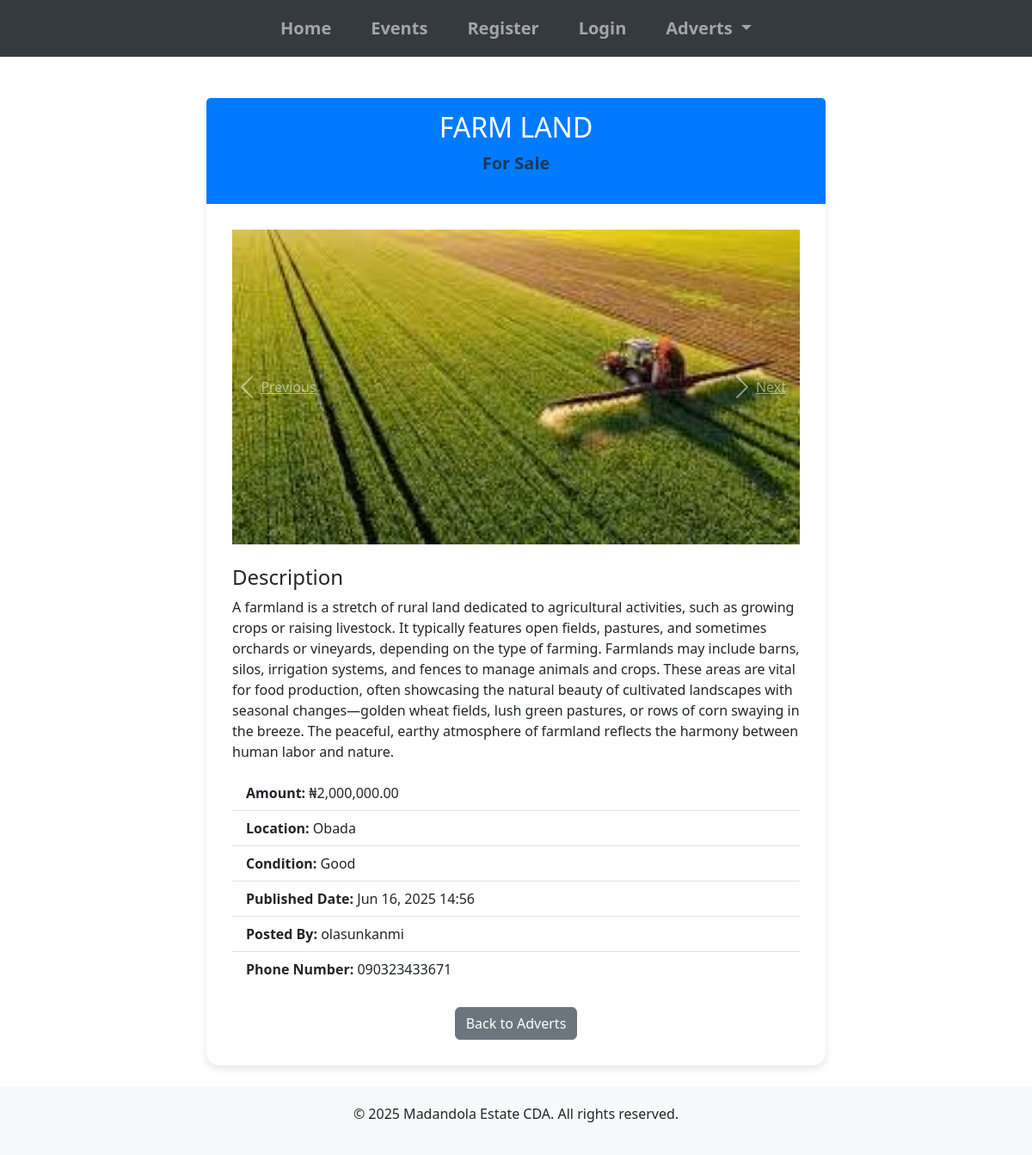
The app's page /adverts/1/ with its own data.
### cda_app/models.py (models this page shows, shortened)
class AdvertItem(models.Model):
    CATEGORY_CHOICES = [
        ('For Sale', 'For Sale'),
        ('For Rent', 'For Rent'),
        ('For Lease', 'For Lease'),
    ]
    category = models.CharField(max_length=20, choices=CATEGORY_CHOICES)
    user = models.ForeignKey(User, on_delete=models.CASCADE)
    title = models.CharField(max_length=200)
    description = models.TextField()
    amount = models.DecimalField(max_digits=10, decimal_places=2)
    location = models.CharField(max_length=100)
    condition = models.CharField(max_length=100)
    published_date = models.DateTimeField(auto_now_add=True)
    is_approved = models.BooleanField(default=False)
    phone_number = models.CharField(max_length=20, blank=True, null=True)

class AdvertImage(models.Model):
    advert_item = models.ForeignKey(AdvertItem, on_delete=models.CASCADE, related_name='images')
    image = models.ImageField(upload_to='advert_images/')
    is_main = models.BooleanField(default=False)

### cda_app/views.py (the view)
# urls.py: path('adverts/<int:pk>/', views.advert_detail, name='advert_detail'),
def advert_detail(request, pk):
    advert_item = get_object_or_404(AdvertItem, pk=pk)
    return render(request, 'advert_detail.html', {'advert_item': advert_item})

### cda_app/context_processors.py (called while the page is built)
def committees(request):
    return {'committees': Committee.objects.all()}

### templates/advert_detail.html (shortened to what this page needs)
{% extends 'base.html' %}
{% load humanize %}
{% load static %}
{% block content %}
<div class="container">
    <div class="row">
        <div class="col-md-8 offset-md-2">
            <div class="card my-4">
                <div class="card-header text-center">
                    <h2 class="text-uppercase">{{ advert_item.title }}</h2>
                    <p class="text-muted">{{ advert_item.category }}</p>
                </div>
                <div class="card-body">
                    <div id="advertCarousel" class="carousel slide" data-ride="carousel">
                        <div class="carousel-inner">
                            {% for image in advert_item.images.all %}
                            <div class="carousel-item {% if forloop.first %}active{% endif %}">
                                <img src="{{ image.image.url }}" class="d-block w-100" alt="{{ advert_item.title }}">
                            </div>
                            {% empty %}
                            <div class="carousel-item active">
                                <img src="https://via.placeholder.com/800x600" class="d-block w-100" alt="No Image">
                            </div>
                            {% endfor %}
                        </div>
                        <a class="carousel-control-prev" href="#advertCarousel" role="button" data-slide="prev">
                            <span class="carousel-control-prev-icon" aria-hidden="true"></span>
                            <span class="sr-only">Previous</span>
                        </a>
                        <a class="carousel-control-next" href="#advertCarousel" role="button" data-slide="next">
                            <span class="carousel-control-next-icon" aria-hidden="true"></span>
                            <span class="sr-only">Next</span>
                        </a>
                    </div>
                    <h4 class="mt-4">Description</h4>
                    <p>{{ advert_item.description }}</p>
                    <ul class="list-group list-group-flush">
                        <li class="list-group-item"><strong>Amount:</strong> &#8358;{{ advert_item.amount|intcomma }}</li>
                        <li class="list-group-item"><strong>Location:</strong> {{ advert_item.location }}</li>
                        <li class="list-group-item"><strong>Condition:</strong> {{ advert_item.condition }}</li>
                        <li class="list-group-item"><strong>Published Date:</strong> {{ advert_item.published_date|date:"M d, Y H:i" }}</li>
                        <li class="list-group-item"><strong>Posted By:</strong> {{ advert_item.user.username }}</li>
                        <li class="list-group-item"><strong>Phone Number:</strong> {{ advert_item.phone_number }}</li>
                    </ul>
                    <div class="mt-4 text-center">
                        <a href="{% url 'advert_list' %}" class="btn btn-secondary">Back to Adverts</a>
                    </div>
                </div>
            </div>
        </div>
    </div>
</div>
{% endblock %}

### templates/base.html (style rules this page uses)
body { display: flex; flex-direction: column; min-height: 100vh; }
.card { border: none; border-radius: 15px; box-shadow: 0 4px 8px rgba(0, 0, 0, 0.1); }
.card-header { background-color: #007bff; color: white; font-weight: bold; border-top-left-radius: 15px; border-top-right-radius: 15px; padding: 15px; font-size: 1.25rem; }
.card-body { padding: 30px; }

### records on screen
AdvertItem: title "FARM LAND", category "For Sale", description "A farmland is a stretch of rural land dedicated to agricultural activities, such as growing crops or raising livestock. It typically features open fields, pastures, and sometimes orchards or vineyards, depending on the type of farming. Farmlands may include barns, silos, irrigation systems, and fences to manage animals and crops. These areas are vital for food production, often showcasing the natural beauty of cultivated landscapes with seasonal changes—golden wheat fields, lush green pastures, or rows of corn swaying in the breeze. The peaceful, earthy atmosphere of farmland reflects the harmony between human labor and nature.", amount "2,000,000.00", location "Obada", condition "Good", published_date "Jun 16, 2025 14:56", user.username "olasunkanmi", phone_number "090323433671"
AdvertImage: image (picture)
